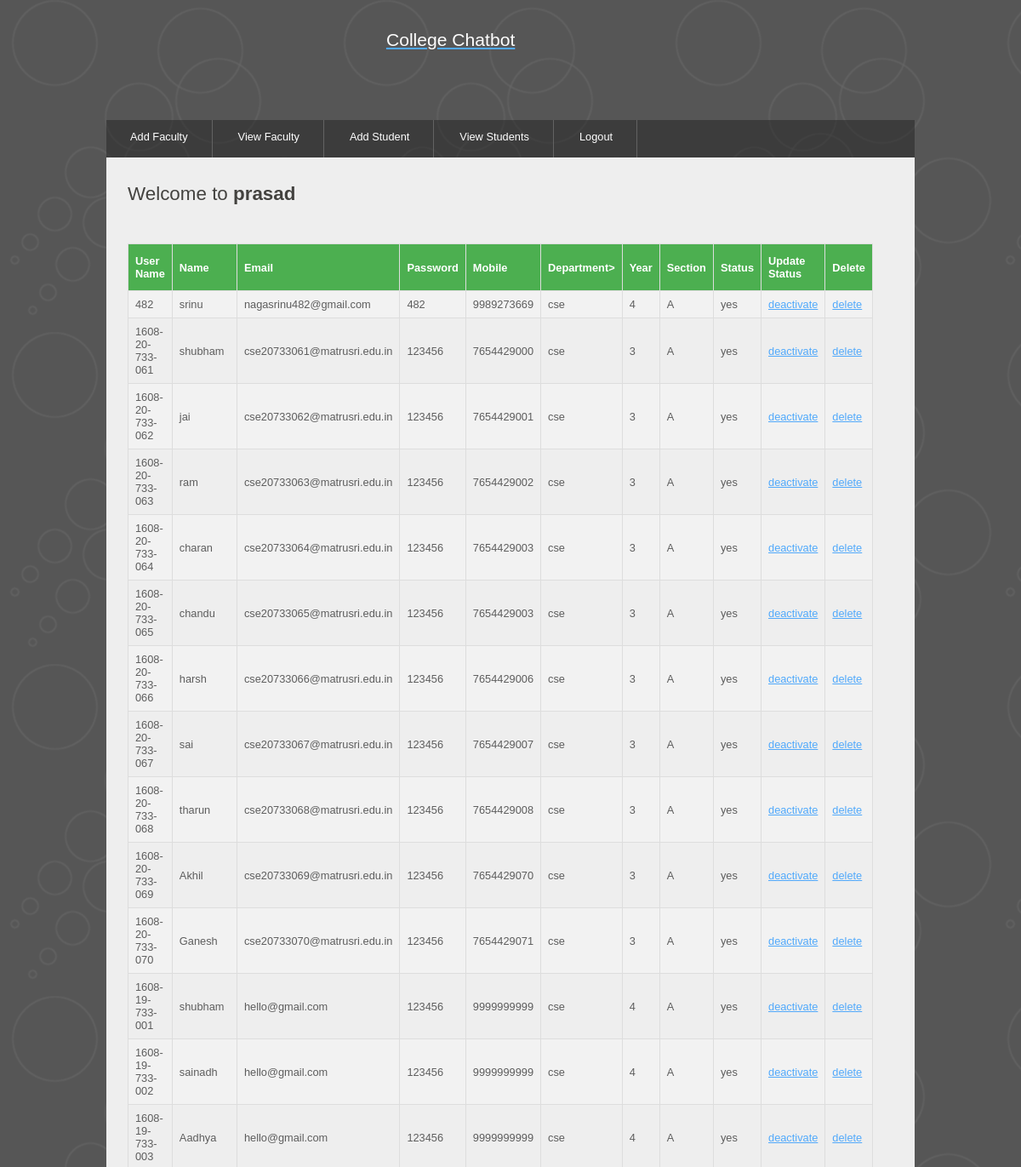
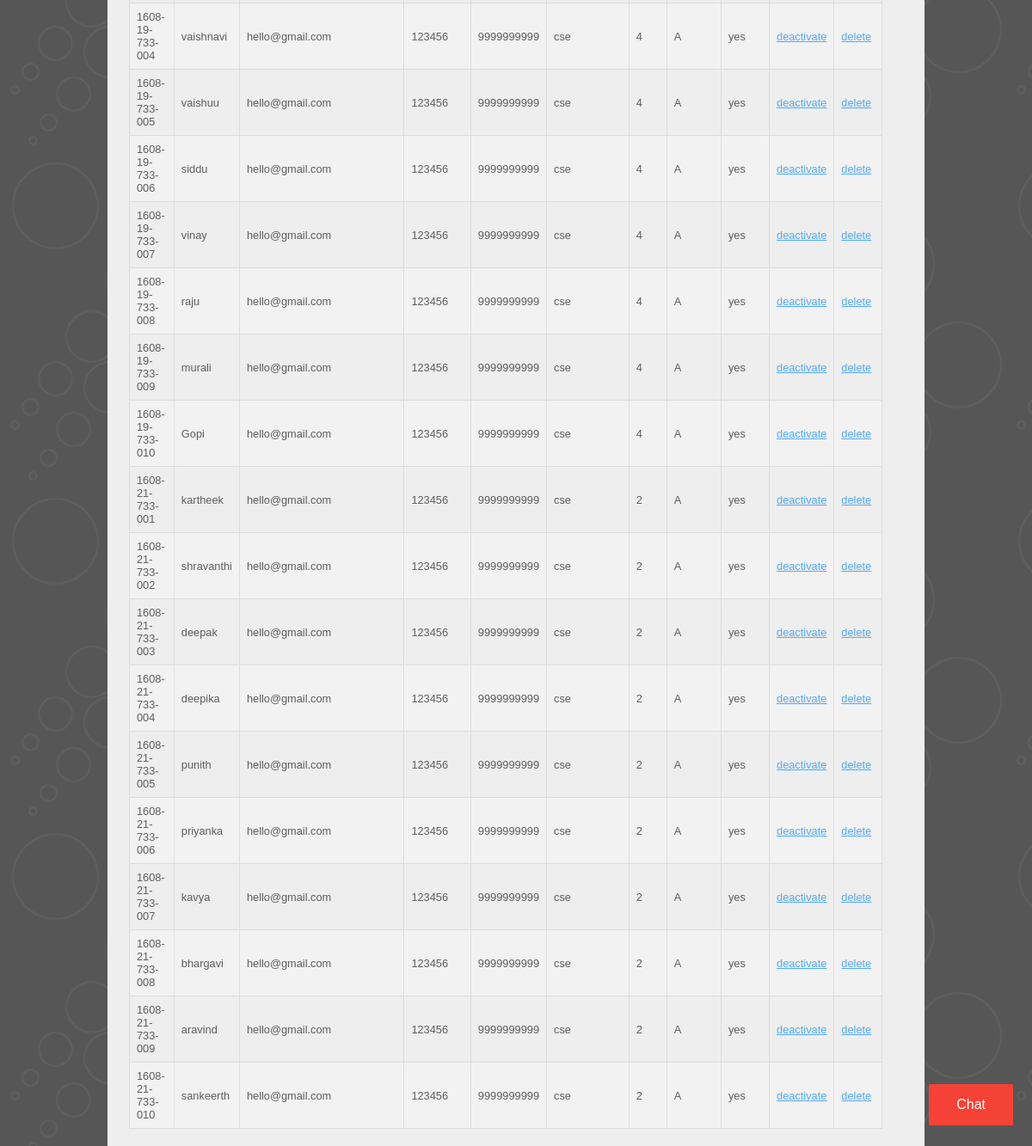
The app's page /getstudents/ (signed in) with its own data (2 pictures, top to bottom).
### chatbot/models.py (models this page shows)
class StudentModel(Model):
    username=models.CharField(max_length=50)
    name=models.CharField(max_length=50)
    password=models.CharField(max_length=50)
    email=models.CharField(max_length=50)
    mobile=models.CharField(max_length=50)
    department=models.CharField(max_length=50)
    year=models.CharField(max_length=50)
    section=models.CharField(max_length=50)
    status=models.CharField(max_length=50)
    regulation = models.CharField(max_length=50)

### chatbot/views.py (the view)
# urls.py: path('getstudents/',getstudents,name='regaction'),
def getstudents(request):
    return render(request, "students.html", {"students":StudentModel.objects.all()})

### templates/students.html (shortened to what this page needs)
{% load  static%}
<!DOCTYPE HTML>
<html>
<head>
<link rel="stylesheet" type="text/css" href="{% static 'style/style.css'%}" title="style" />
</head>
<body>
	<div id="main">
		<div id="header">
			<div id="logo">
				<div id="logo_text" align="center">
					<h3>
						<a href="#"><font color="white">College Chatbot</font></a>
					</h3>
					<br/><br/>
				</div>
			</div>
			<div id="menubar">
				<ul id="menu">
                    <li><a href="/facultyregistration">Add Faculty</a></li>
                    <li><a href="/getfacultys">View Faculty</a></li>
                    <li><a href="/studentregistration">Add Student</a></li>
                    <li><a href="/getstudents">View Students</a></li>
                    <li><a href="/logout">Logout</a></li>
				</ul>
			</div>
		</div>
		<div id="site_content">
            <div id="content">
				<h1>Welcome to  <strong>{{request.session.username}}</strong>{{form.non_field_errors}}</h1>
                <h1><strong>{{message}}</strong></h1>
                <table id="customers">
                  <tr>
                      <th>User Name</th>
                      <th>Name</th>
                      <th>Email</th>
                      <th>Password</th>
                      <th>Mobile</th>
                      <th>Department>
                      <th>Year</th>
                      <th>Section</th>
                      <th>Status</th>
                      <th>Update Status</th>
                      <th>Delete</th>
                  </tr>
                    {% for user in students %}
                        <tr>
                            <td>{{ user.username }}</td>
                            <td>{{ user.name }}</td>
                            <td>{{ user.email }}</td>
                            <td>{{ user.password }}</td>
                            <td>{{ user.mobile }}</td>
                            <td>{{ user.department }}</td>
                            <td>{{ user.year }}</td>
                            <td>{{ user.section }}</td>
                            <td>{{ user.status }}</td>
                            {% if user.status in "yes" %}
                                <td><a href="/activateAccount?username={{ user.username }}&status=no">deactivate</a></td>
                            {% endif %}
                            <td><a href="/deletestudent?studentid={{ user.id }}">delete</a></td>
                        </tr>
                    {% endfor %}
                </table>
    <div class="chat-button-container">
        <a href="/chat">
          <button class="button button2">Chat</button>
        </a>
      </div>
            </div>
        </div>
	</div>
</body>
</html>

### static/style/style.css (style rules this page uses)
html { height: 100%; }
* { margin: 0; padding: 0; }
body { font: normal .80em 'trebuchet ms', arial, sans-serif; background: #646557 url(pattern.png) repeat fixed; color: #5D5D5D; }
h1, h2, h3, h4, h5, h6 { font: normal 175% 'century gothic', arial, sans-serif; color: #43423F; margin: 0 0 15px 0; padding: 5px 0 5px 0; }
h3 { font: normal 165% 'century gothic', arial, sans-serif; }
a, a:hover { background: transparent; outline: none; text-decoration: underline; color: #51A9FB; }
ul { margin: 2px 0 22px 17px; }
ul li { list-style-type: circle; margin: 0 0 6px 0; padding: 0 0 4px 5px; }
#main, #header, #logo, #menubar, #site_content, #footer { margin-left: auto; margin-right: auto; }
#main { width: 950px; margin: 20px auto; }
#header { width: 950px; height: 121px; }
#logo { width: 910px; position: relative; height: 100px; background: transparent; padding: 10px 0 10px 0; }
#menubar { height: 46px; width: 950px; margin: 1px auto 0 auto; background: transparent url(tab.png); }
ul#menu { float: left; margin: 0;padding: 0; }
ul#menu li { float: left; padding: 0 0 0 6px; list-style: none; margin: 0px 2px 0 0; }
ul#menu li a { font: normal 100% 'trebuchet ms', sans-serif; display: block; float: left; height: 27px; padding: 12px 28px 5px 22px; text-align: center; color: #FFF; border-right: 1px solid #636363; text-decoration: none; }
#site_content { width: 925px; overflow: hidden; margin: 44px auto 0 auto; padding: 10px 0 0 25px; background: #EEE; border-top: 0; border-bottom: 0; color: #5D5D5D; }
#content { text-align: left; width: 655px; padding: 15px 0 20px 0; margin: 0; }

### templates/students.html (style rules this page uses)
#customers { font-family: Arial, Helvetica, sans-serif; border-collapse: collapse; width: 100%; }
#customers td, #customers th { border: 1px solid #ddd; padding: 8px; }
#customers tr:nth-child(even) { background-color: #f2f2f2; }
#customers th { padding-top: 12px; padding-bottom: 12px; text-align: left; background-color: #4CAF50; color: white; }
.chat-button-container { position: fixed; bottom: 20px; right: 20px; }
.button { background-color: #f44336; border: none; color: white; padding: 15px 32px; text-align: center; text-decoration: none; display: inline-block; font-size: 16px; margin: 4px 2px; cursor: pointer; }

### records on screen
StudentModel: username "482", name "srinu", email "nagasrinu482@gmail.com", password "482", mobile "9989273669", department "cse", year "4", section "A", status "yes"
StudentModel: username "1608-20-733-061", name "shubham", email "cse20733061@matrusri.edu.in", password "123456", mobile "7654429000", department "cse", year "3", section "A", status "yes"
StudentModel: username "1608-20-733-062", name "jai", email "cse20733062@matrusri.edu.in", password "123456", mobile "7654429001", department "cse", year "3", section "A", status "yes"
StudentModel: username "1608-20-733-063", name "ram", email "cse20733063@matrusri.edu.in", password "123456", mobile "7654429002", department "cse", year "3", section "A", status "yes"
StudentModel: username "1608-20-733-064", name "charan", email "cse20733064@matrusri.edu.in", password "123456", mobile "7654429003", department "cse", year "3", section "A", status "yes"
StudentModel: username "1608-20-733-065", name "chandu", email "cse20733065@matrusri.edu.in", password "123456", mobile "7654429003", department "cse", year "3", section "A", status "yes"
StudentModel: username "1608-20-733-066", name "harsh", email "cse20733066@matrusri.edu.in", password "123456", mobile "7654429006", department "cse", year "3", section "A", status "yes"
StudentModel: username "1608-20-733-067", name "sai", email "cse20733067@matrusri.edu.in", password "123456", mobile "7654429007", department "cse", year "3", section "A", status "yes"
StudentModel: username "1608-20-733-068", name "tharun", email "cse20733068@matrusri.edu.in", password "123456", mobile "7654429008", department "cse", year "3", section "A", status "yes"
StudentModel: username "1608-20-733-069", name "Akhil", email "cse20733069@matrusri.edu.in", password "123456", mobile "7654429070", department "cse", year "3", section "A", status "yes"
StudentModel: username "1608-20-733-070", name "Ganesh", email "cse20733070@matrusri.edu.in", password "123456", mobile "7654429071", department "cse", year "3", section "A", status "yes"
StudentModel: username "1608-19-733-001", name "shubham", email "hello@gmail.com", password "123456", mobile "9999999999", department "cse", year "4", section "A", status "yes"
StudentModel: username "1608-19-733-002", name "sainadh", email "hello@gmail.com", password "123456", mobile "9999999999", department "cse", year "4", section "A", status "yes"
StudentModel: username "1608-19-733-003", name "Aadhya", email "hello@gmail.com", password "123456", mobile "9999999999", department "cse", year "4", section "A", status "yes"
StudentModel: username "1608-19-733-004", name "vaishnavi", email "hello@gmail.com", password "123456", mobile "9999999999", department "cse", year "4", section "A", status "yes"
StudentModel: username "1608-19-733-005", name "vaishuu", email "hello@gmail.com", password "123456", mobile "9999999999", department "cse", year "4", section "A", status "yes"
StudentModel: username "1608-19-733-006", name "siddu", email "hello@gmail.com", password "123456", mobile "9999999999", department "cse", year "4", section "A", status "yes"
StudentModel: username "1608-19-733-007", name "vinay", email "hello@gmail.com", password "123456", mobile "9999999999", department "cse", year "4", section "A", status "yes"
StudentModel: username "1608-19-733-008", name "raju", email "hello@gmail.com", password "123456", mobile "9999999999", department "cse", year "4", section "A", status "yes"
StudentModel: username "1608-19-733-009", name "murali", email "hello@gmail.com", password "123456", mobile "9999999999", department "cse", year "4", section "A", status "yes"
StudentModel: username "1608-19-733-010", name "Gopi", email "hello@gmail.com", password "123456", mobile "9999999999", department "cse", year "4", section "A", status "yes"
StudentModel: username "1608-21-733-001", name "kartheek", email "hello@gmail.com", password "123456", mobile "9999999999", department "cse", year "2", section "A", status "yes"
StudentModel: username "1608-21-733-002", name "shravanthi", email "hello@gmail.com", password "123456", mobile "9999999999", department "cse", year "2", section "A", status "yes"
StudentModel: username "1608-21-733-003", name "deepak", email "hello@gmail.com", password "123456", mobile "9999999999", department "cse", year "2", section "A", status "yes"
StudentModel: username "1608-21-733-004", name "deepika", email "hello@gmail.com", password "123456", mobile "9999999999", department "cse", year "2", section "A", status "yes"
StudentModel: username "1608-21-733-005", name "punith", email "hello@gmail.com", password "123456", mobile "9999999999", department "cse", year "2", section "A", status "yes"
StudentModel: username "1608-21-733-006", name "priyanka", email "hello@gmail.com", password "123456", mobile "9999999999", department "cse", year "2", section "A", status "yes"
StudentModel: username "1608-21-733-007", name "kavya", email "hello@gmail.com", password "123456", mobile "9999999999", department "cse", year "2", section "A", status "yes"
StudentModel: username "1608-21-733-008", name "bhargavi", email "hello@gmail.com", password "123456", mobile "9999999999", department "cse", year "2", section "A", status "yes"
StudentModel: username "1608-21-733-009", name "aravind", email "hello@gmail.com", password "123456", mobile "9999999999", department "cse", year "2", section "A", status "yes"
StudentModel: username "1608-21-733-010", name "sankeerth", email "hello@gmail.com", password "123456", mobile "9999999999", department "cse", year "2", section "A", status "yes"

### other values on screen
{{ request.session.username }} "prasad"
